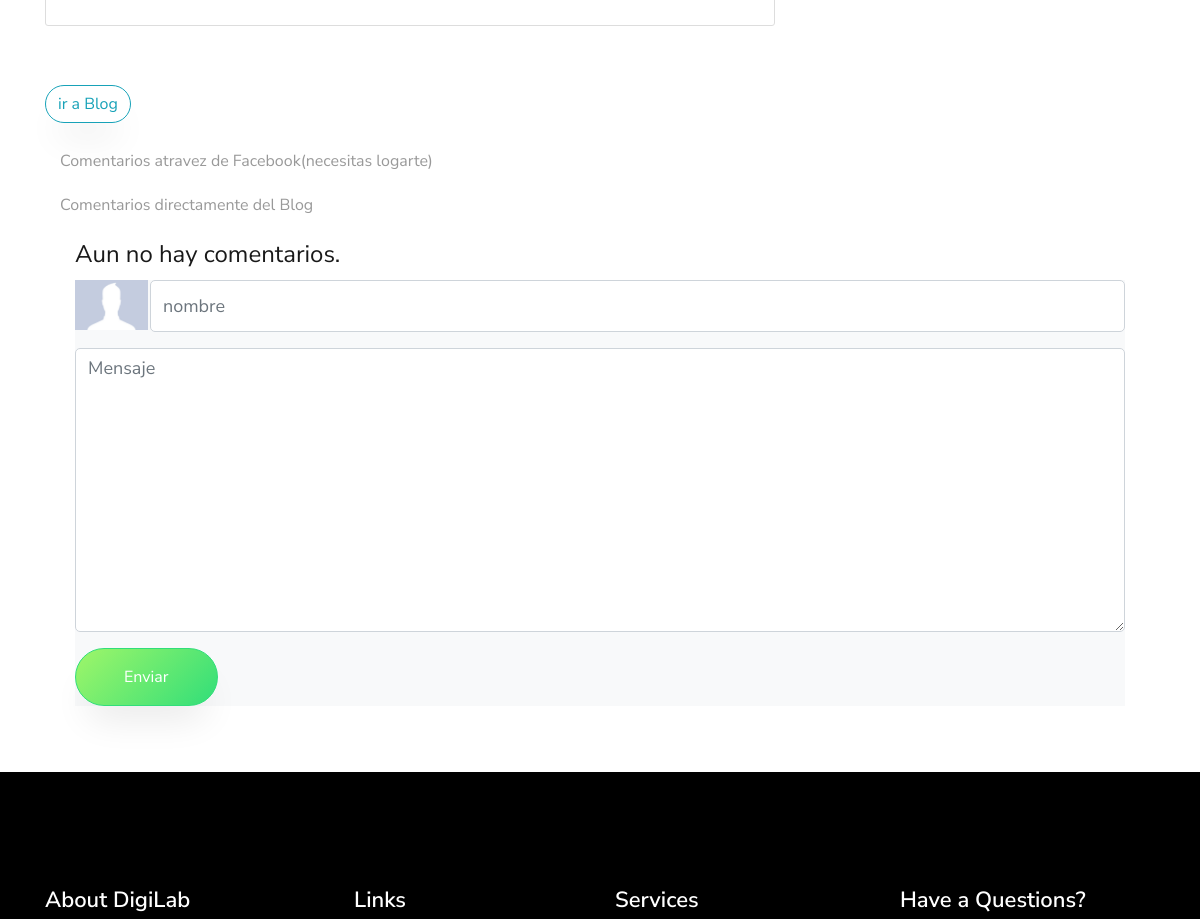
The page /blog/26130569-fe53-4a8a-b62d-495cb5eb4957/ (middle part) on the database as committed earlier.
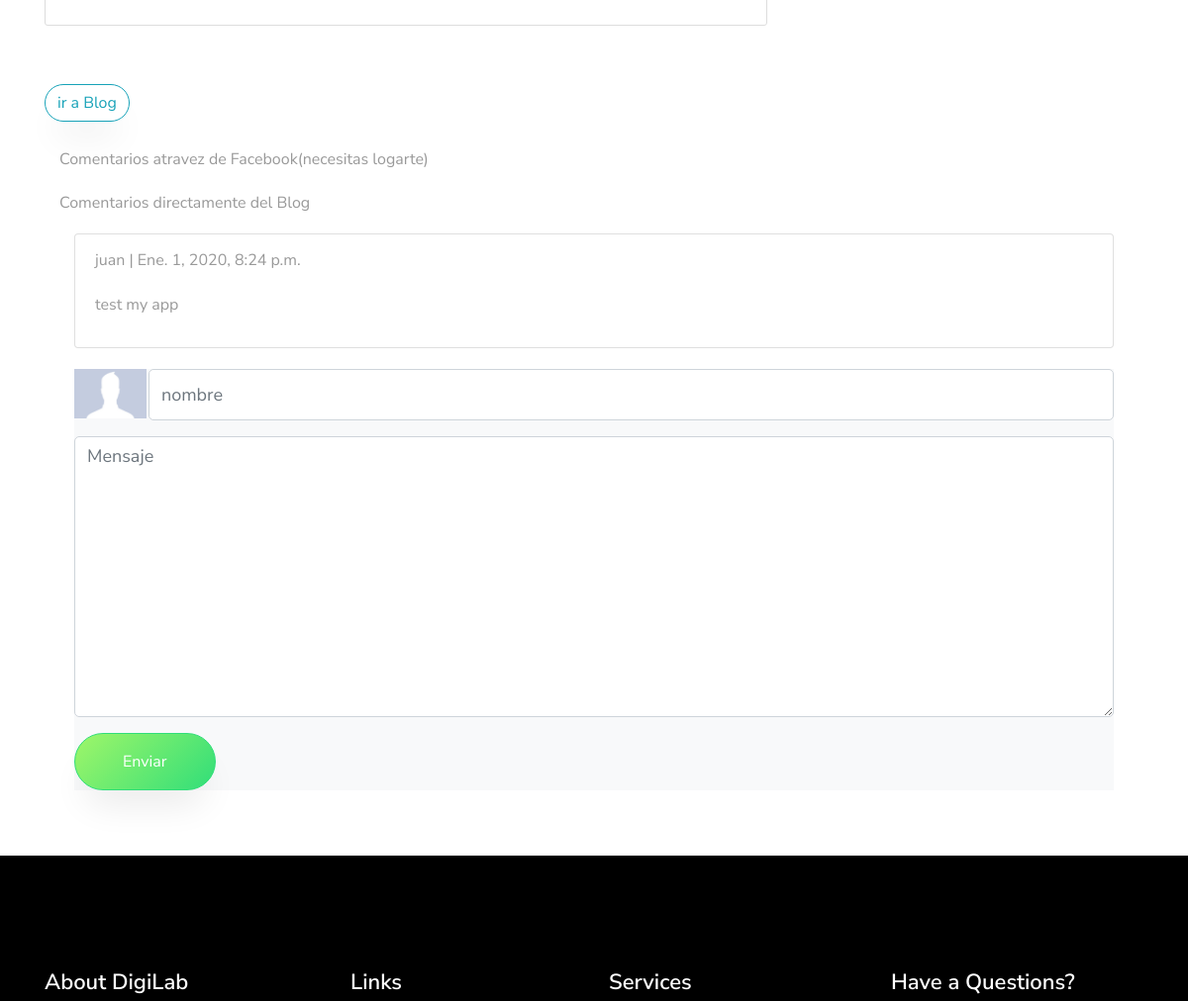
The same page on the database as committed later.
### blog/models.py (models this page shows, shortened)
class Comentario(models.Model):
    id = models.UUIDField(primary_key=True, default=uuid.uuid4, help_text="id del comentario")
    post = models.ForeignKey(Post,on_delete=models.CASCADE,related_name='comentarios')
    nombre = models.CharField(max_length=80)
    mensaje = models.TextField()
    created_on = models.DateTimeField(auto_now_add=True)
    active = models.BooleanField(default=True)
    class Meta:
        ordering = ['created_on']

### blog/views.py (the view)
# urls.py: path('blog/<uuid:id>/',views.postDetail,name="post_detail"),
def postDetail(request,id):
    post_object = get_object_or_404(Post,id=id)
    comentarios = post_object.comentarios.filter(active=True)
    if request.method == 'POST':
        comment_form = CommentForm(data=request.POST)
        if comment_form.is_valid():
            new_comment = Comentario(post=post_object,nombre=request.POST["nombre"],mensaje=request.POST["mensaje"])
            new_comment.save();
            comment_form.cleaned_data
        return HttpResponseRedirect(post_object.get_absolute_url())
    else:
        comment_form= CommentForm()
    posts = Post.objects.filter(status=1)
    order_post_by_comments = sorted(posts,key= lambda post: len(post.comentarios.filter(active=True)),reverse=True)
    if len(order_post_by_comments) > 5 :
        order_post_by_comments = order_post_by_comments[:6]
    context = {
    'order_post_by_comments': order_post_by_comments,
    'posts': posts,
    'post': post_object,
    'comentarios': comentarios,
    'comment_form':comment_form
    }
    return render(request,'blog/detail_post.html',context)

### blog/forms.py
class CommentForm(forms.Form):
    nombre = forms.CharField(max_length=50,widget=forms.TextInput(attrs={'class': 'form-control','placeholder': 'nombre'}))
    mensaje = forms.CharField(widget=forms.Textarea(attrs={'class': 'form-control','placeholder':'Mensaje'}))

### blog/models.py (called while the page is built)
    def get_absolute_url(self):
            return reverse('blog:post_detail', kwargs={'id':self.id})

### blog/templates/blog/detail_post.html (shortened to what this page needs)
{% extends 'app/base.html' %}
{% load static %}
{% load embed_video_tags %}
{% load crispy_forms_tags %}
{% block content %}
<section class="ftco-counter img ftco-section ftco-no-pt ftco-no-p" style="padding-bottom:50px">
<div class="container ftco-animate">
<div class="row" style="margin-top:100px">
  <div class="col-12 col-md-8">
  <article class="media content-section">
                    <div class="media-body">
                    </div>
  </article>
  <br>
  <a class="btn btn-outline-info mb-4" style="margin-top: 10px" href="{% url 'blog:blog' %}">ir a Blog</a>
  </div>
  <div class="col-12 col-md-4">
  </div>
</div>
</div>
<div class="container">
  <div class="row" style="margin:0; padding:0;">
    <div class="col-md-12">
       <p> Comentarios atravez de Facebook(necesitas logarte)</p>
       <p> Comentarios directamente del Blog</p>
        <div class="row" style="padding:0; margin:0">
          <div class="col-12">
              {% for comment in comentarios %}
              <div class="comment" style="margin-bottom: 20px">
                      <ul class="list-group">
                      <li class="list-group-item" style="margin-bottom:1px"><p class="info">{{ comment.nombre }} | {{ comment.created_on }}
                          {{ comment.mensaje|linebreaks }} </p></li>
                      </ul>
               </div>
              {% empty %}
              <h4>Aun no hay comentarios.</h4>
              {% endfor %}
          </div>
            <div class="col-12">
              <form method="POST" class="bg-light  contact-form">
                <div class="row form-group" >
                  <div class="col-2 col-md-1" style="padding-right:2px">
                      <img  height="50px" class="d-block w-100" src="{% static 'app/images/user.jpg' %}" alt="">
                  </div>
                  <div class="col-10 col-md-11" style="padding-left:0">
                  {{ comment_form.nombre}}
                  </div>
                </div>
                <div class="form-group">
                  {{ comment_form.mensaje }}
                </div>
                <div class="form-group">
                  <input type="submit" value="Enviar" class="btn btn-primary py-3 px-5">
                </div>
              </form>
            </div>
        </div>
  </div>
    </div>
</div>
</section>
{%endblock content%}

Rows that differ between the two databases and show on the page:
added Comentario: nombre "juan", created_on "Ene. 1, 2020, 8:24 p.m.", mensaje "test my app"
Other text that changed with them:
text no longer shown: "Aun no hay comentarios."
